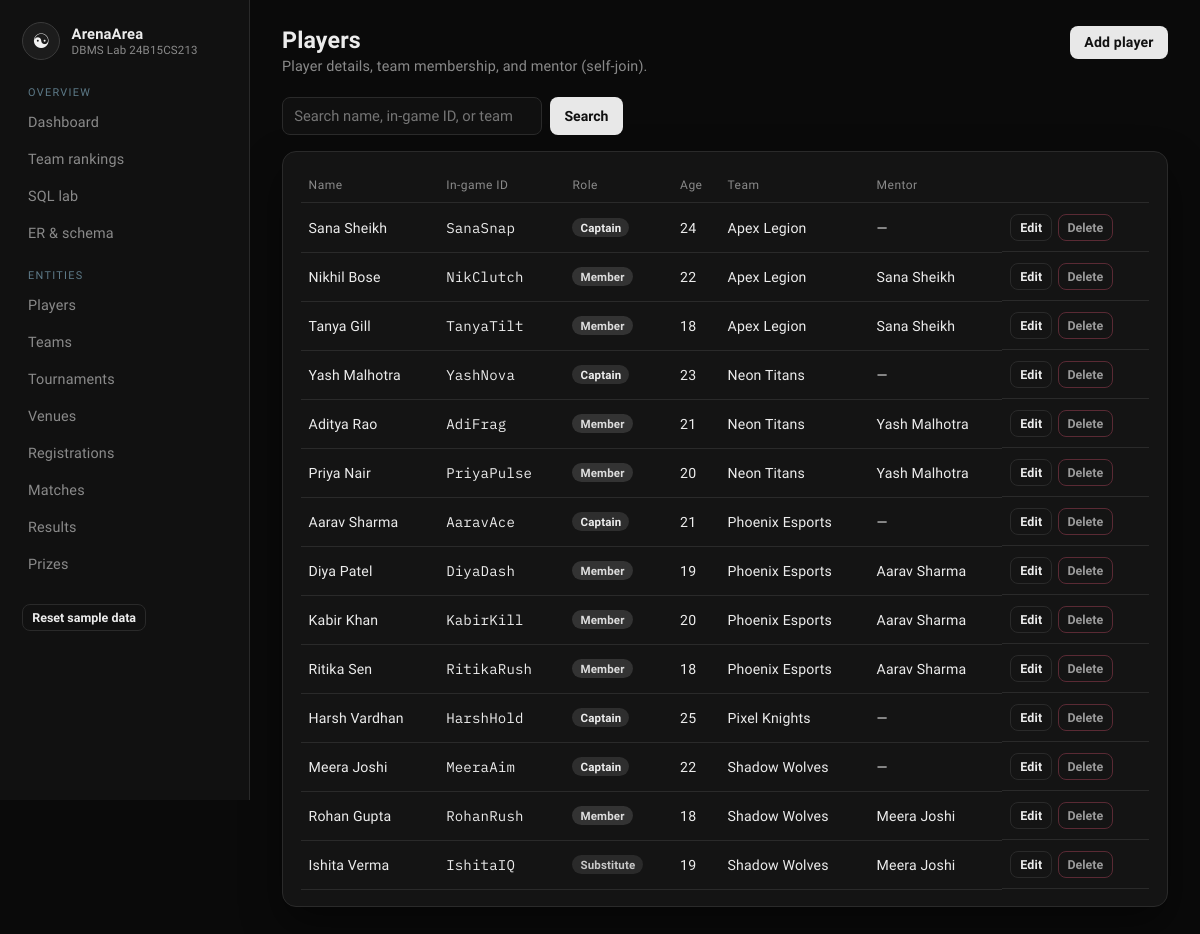
The page /players on the database its author committed.
### tables this page shows
CREATE TABLE Player (
    player_id   INTEGER PRIMARY KEY AUTOINCREMENT,
    player_name TEXT    NOT NULL,
    email       TEXT    NOT NULL UNIQUE,
    ingame_id   TEXT    NOT NULL UNIQUE,
    role        TEXT    NOT NULL CHECK (role IN ('Captain', 'Member', 'Substitute')),
    age         INTEGER NOT NULL CHECK (age BETWEEN 13 AND 60),
    team_id     INTEGER NOT NULL,
    mentor_id   INTEGER,
    join_date   TEXT    NOT NULL,
    FOREIGN KEY (team_id)   REFERENCES Team(team_id)   ON DELETE RESTRICT,
    FOREIGN KEY (mentor_id) REFERENCES Player(player_id) ON DELETE SET NULL
);

CREATE TABLE Team (
    team_id      INTEGER PRIMARY KEY AUTOINCREMENT,
    team_name    TEXT    NOT NULL UNIQUE,
    coach_name   TEXT    NOT NULL,
    founded_year INTEGER NOT NULL CHECK (founded_year BETWEEN 2000 AND 2100),
    status       TEXT    NOT NULL DEFAULT 'Active'
                         CHECK (status IN ('Active', 'Inactive'))
);

### app.py (the view)
@app.route("/players")
def players_list():
    search = request.args.get("q", "").strip()
    if search:
        rows = query(
            """
            SELECT p.*, t.team_name, m.player_name AS mentor_name
            FROM Player p
            JOIN Team t ON t.team_id = p.team_id
            LEFT JOIN Player m ON m.player_id = p.mentor_id
            WHERE p.player_name LIKE ? OR p.ingame_id LIKE ? OR t.team_name LIKE ?
            ORDER BY p.player_name
            """,
            (f"%{search}%", f"%{search}%", f"%{search}%"),
        )
    else:
        rows = query(
            """
            SELECT p.*, t.team_name, m.player_name AS mentor_name
            FROM Player p
            JOIN Team t ON t.team_id = p.team_id
            LEFT JOIN Player m ON m.player_id = p.mentor_id
            ORDER BY t.team_name, p.role, p.player_name
            """
        )
    return render_template("players.html", rows=rows, search=search)

### app.py (called while the page is built)
def get_db():
    if "db" not in g:
        g.db = sqlite3.connect(DB_PATH)
        g.db.row_factory = sqlite3.Row
        g.db.execute("PRAGMA foreign_keys = ON")
    return g.db

def query(sql, args=(), one=False):
    cur = get_db().execute(sql, args)
    rows = cur.fetchall()
    cur.close()
    return (rows[0] if rows else None) if one else rows

### templates/players.html (shortened to what this page needs)
{% extends "base.html" %}
{% block content %}
<div class="topbar">
  <div>
    <h2>Players</h2>
    <p>Player details, team membership, and mentor (self-join).</p>
  </div>
  <a class="btn" href="{{ url_for('player_new') }}">Add player</a>
</div>
<form class="search" method="get">
  <input name="q" value="{{ search }}" placeholder="Search name, in-game ID, or team">
  <button class="btn" type="submit">Search</button>
</form>
<div class="card">
<table>
  <thead>
    <tr><th>Name</th><th>In-game ID</th><th>Role</th><th>Age</th><th>Team</th><th>Mentor</th><th></th></tr>
  </thead>
  <tbody>
  {% for r in rows %}
    <tr>
      <td>{{ r.player_name }}</td>
      <td class="mono">{{ r.ingame_id }}</td>
      <td><span class="badge {{ r.role }}">{{ r.role }}</span></td>
      <td>{{ r.age }}</td>
      <td>{{ r.team_name }}</td>
      <td>{{ r.mentor_name or '—' }}</td>
      <td class="row-actions">
        <a class="btn ghost small" href="{{ url_for('player_edit', player_id=r.player_id) }}">Edit</a>
        <form action="{{ url_for('player_delete', player_id=r.player_id) }}" method="post">
          <button class="btn danger small" type="submit">Delete</button>
        </form>
      </td>
    </tr>
  {% else %}
    <tr><td colspan="7" class="empty">No players found.</td></tr>
  {% endfor %}
  </tbody>
</table>
</div>
{% endblock %}

### static/style.css (style rules this page uses)
:root { --bg: #0a0a0a; --panel: #141414; --panel-2: #1a1a1a; --line: #2a2a2a; --text: #ececec; --muted: #8a8a8a; --mint: #cfcfcf; --mint-dim: #3a3a3a; --coral: #9a9a9a; --gold: #d0d0d0; --blue: #b8b8b8; --shadow: 0 18px 40px rgba(0, 0, 0, 0.45); }
* { box-sizing: border-box; }
html, body { margin: 0; min-height: 100%; }
body { font-family: "Sora", sans-serif; background: var(--bg); color: var(--text); letter-spacing: 0.01em; }
a { color: var(--mint); text-decoration: none; }
code, .mono { font-family: "IBM Plex Mono", monospace; }
.topbar { display: flex; justify-content: space-between; align-items: flex-start; gap: 1rem; margin-bottom: 1.4rem; }
.topbar h2 { margin: 0 0 0.25rem; font-size: 1.45rem; }
.topbar p { margin: 0; color: var(--muted); font-size: 0.9rem; }
.btn, button.btn, input[type="submit"] { border: 0; background: #e8e8e8; color: #111; font-weight: 600; padding: 0.55rem 0.9rem; border-radius: 8px; cursor: pointer; font-family: inherit; font-size: 0.88rem; }
.btn.ghost, button.ghost { background: transparent; color: var(--text); border: 1px solid var(--line); }
.btn.danger, button.danger { background: transparent; color: var(--coral); border: 1px solid #5a2a34; }
.btn.small, button.small { padding: 0.32rem 0.55rem; font-size: 0.78rem; }
.card { background: var(--panel); border: 1px solid var(--line); border-radius: 14px; padding: 1rem 1.1rem; box-shadow: var(--shadow); }
table { width: 100%; border-collapse: collapse; font-size: 0.88rem; }
th, td { text-align: left; padding: 0.65rem 0.5rem; border-bottom: 1px solid var(--line); vertical-align: middle; }
th { color: var(--muted); font-weight: 500; font-size: 0.75rem; letter-spacing: 0.04em; }
.badge { display: inline-block; padding: 0.15rem 0.5rem; border-radius: 999px; font-size: 0.72rem; font-weight: 600; }
.Captain { background: #2e2e2e; color: #eee; }
.Member { background: #333; color: #ddd; }
.Substitute { background: #2a2a2a; color: #c8c8c8; }
input, select, textarea { background: #101010; border: 1px solid var(--line); color: var(--text); border-radius: 8px; padding: 0.55rem 0.7rem; font-family: inherit; font-size: 0.92rem; }
.search { display: flex; gap: 0.5rem; margin-bottom: 1rem; }
.search input { min-width: 260px; }
.row-actions { display: flex; gap: 0.35rem; }

### rows shown on the page
Player: player_name "Sana Sheikh", ingame_id "SanaSnap", role "Captain", age "24", team_name "Apex Legion", mentor_name "—"
Player: player_name "Nikhil Bose", ingame_id "NikClutch", role "Member", age "22", team_name "Apex Legion", player_name "Sana Sheikh"
Player: player_name "Tanya Gill", ingame_id "TanyaTilt", role "Member", age "18", team_name "Apex Legion", player_name "Sana Sheikh"
Player: player_name "Yash Malhotra", ingame_id "YashNova", role "Captain", age "23", team_name "Neon Titans", mentor_name "—"
Player: player_name "Aditya Rao", ingame_id "AdiFrag", role "Member", age "21", team_name "Neon Titans", player_name "Yash Malhotra"
Player: player_name "Priya Nair", ingame_id "PriyaPulse", role "Member", age "20", team_name "Neon Titans", player_name "Yash Malhotra"
Player: player_name "Aarav Sharma", ingame_id "AaravAce", role "Captain", age "21", team_name "Phoenix Esports", mentor_name "—"
Player: player_name "Diya Patel", ingame_id "DiyaDash", role "Member", age "19", team_name "Phoenix Esports", player_name "Aarav Sharma"
Player: player_name "Kabir Khan", ingame_id "KabirKill", role "Member", age "20", team_name "Phoenix Esports", player_name "Aarav Sharma"
Player: player_name "Ritika Sen", ingame_id "RitikaRush", role "Member", age "18", team_name "Phoenix Esports", player_name "Aarav Sharma"
Player: player_name "Harsh Vardhan", ingame_id "HarshHold", role "Captain", age "25", team_name "Pixel Knights", mentor_name "—"
Player: player_name "Meera Joshi", ingame_id "MeeraAim", role "Captain", age "22", team_name "Shadow Wolves", mentor_name "—"
Player: player_name "Rohan Gupta", ingame_id "RohanRush", role "Member", age "18", team_name "Shadow Wolves", player_name "Meera Joshi"
Player: player_name "Ishita Verma", ingame_id "IshitaIQ", role "Substitute", age "19", team_name "Shadow Wolves", player_name "Meera Joshi"
